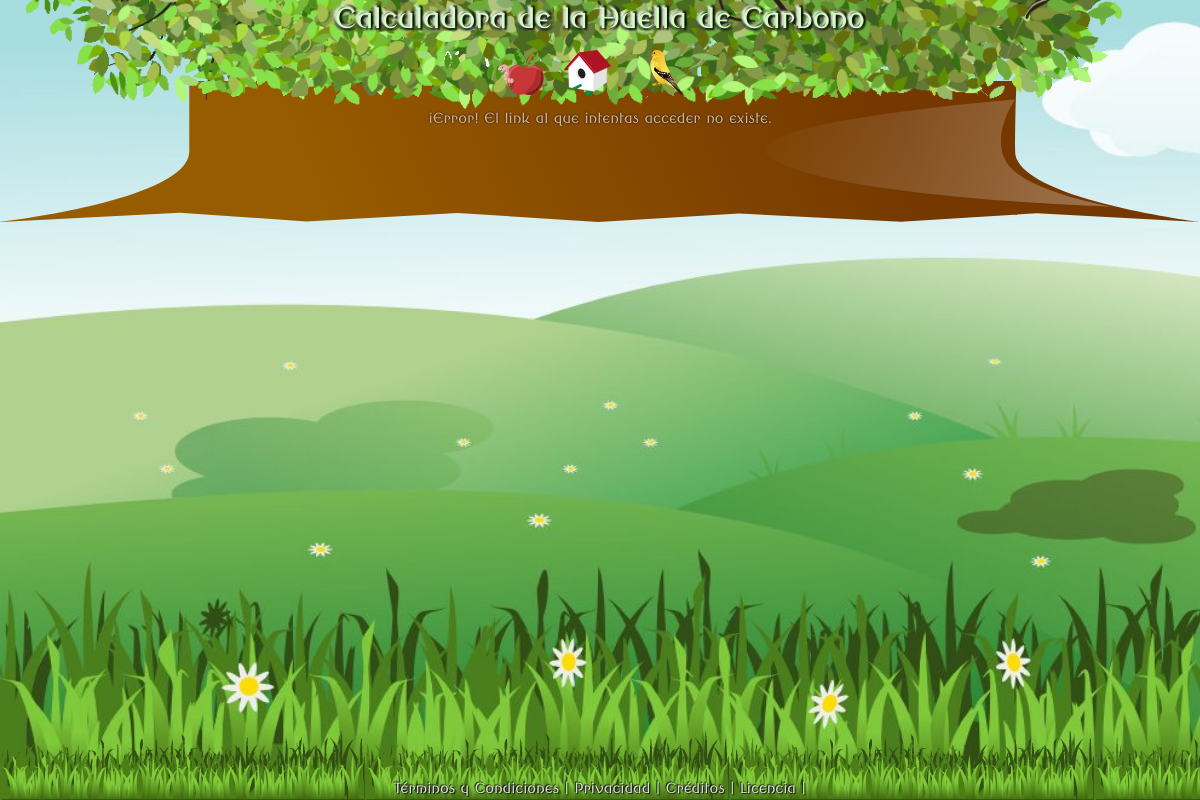
The app's page /paginas.php with its own data.
### tables this page shows
CREATE TABLE IF NOT EXISTS `paginas` (
  `codpag_pag` smallint(3) unsigned NOT NULL AUTO_INCREMENT COMMENT 'Código de página',
  `titulo_pag` varchar(64) NOT NULL COMMENT 'Título de la página',
  `conpag_pag` longtext NOT NULL COMMENT 'Contenido de la página',
  `piepag_pag` tinyint(1) NOT NULL COMMENT 'Opcion de Incluir en pie de página',
  PRIMARY KEY (`codpag_pag`)
);

### elementos/pie.php (the view, shortened to what this page needs)
				</div>
			</div>
		</div>
		<div id="footer">
			<div>
				<?php
				$consulta = mysql_query("SELECT codpag_pag,titulo_pag FROM paginas WHERE piepag_pag=1") or die( mysql_error() );
				while ($resultado = mysql_fetch_assoc($consulta)) {
					$codigo = $resultado["codpag_pag"];
					$titulo = $resultado["titulo_pag"];
					echo '<a href="paginas.php?p='.$codigo.'">'.$titulo.'</a> | ';
				}
				?>
			</div>
		</div>
	</div>
</body>
</html>

### temas/naturaleza/estilos.css (style rules this page uses)
html,body { margin: 0; padding: 0; height: 100%; font-family: 'Roundbasic','Trebuchet MS', Arial, Tahoma; font-size: 100%; font-size: 14px; color: #D1B49A; text-shadow: 0 0 2px #000; }
a { text-decoration: none; color: #ddd; }
#footer { position: absolute; bottom: 0 !important; bottom: -1px; width: 100%; min-height: 5em; font-family: 'Roundmiddle','Trebuchet MS', Arial, Tahoma; font-size: 1em; text-align: center; text-shadow: 1px 1px 1px #111,-1px -1px 1px #111; color: #CFFFBA; background: transparent url('imagenes/prado.gif') repeat-x; background-size: contain; -webkit-background-size: contain; background-size: auto 100%; -webkit-background-size: auto 100%; z-index: 5; }
#footer div { padding-top: 3.5em; }

### records on screen
paginas: titulo_pag "Términos y Condiciones"
paginas: titulo_pag "Privacidad"
paginas: titulo_pag "Créditos"
paginas: titulo_pag "Licencia"

### other values on screen
$_SESSION['titulo_principal'] "Calculadora de la Huella de Carbono"
$error_acceso_no_autorizado "¡Error! El link al que intentas acceder no existe."
